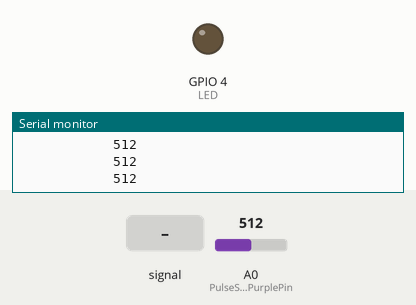
Bench run of a sketch on a simulated ESP8266 (NodeMCU). Parts: output pins drawn as LEDs (lit = HIGH), the last lines printed to the serial monitor. Dashed ring = blinking. Inputs (shaded band) come from the test bench; at power-on: A0 (PulseSensorPurplePin) = 512. WiFi joins after 1.5 s; servers stay silent unless stated; no MQTT or app messages arrive unless stated.

Above: at 2.7 s.
2.8 s: A0 (PulseSensorPurplePin) fed a 200 Hz sine of ±81 counts around its level
At 3.93 s:
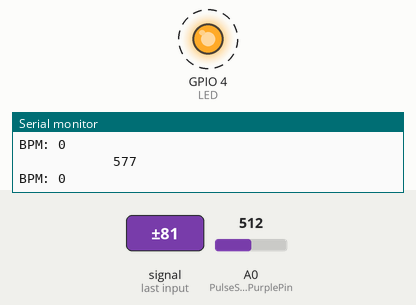
5.8 s: A0 (PulseSensorPurplePin) set to 716
7.3 s: A0 (PulseSensorPurplePin) set to 567
8.8 s: A0 (PulseSensorPurplePin) set to 538
At 9.6 s:
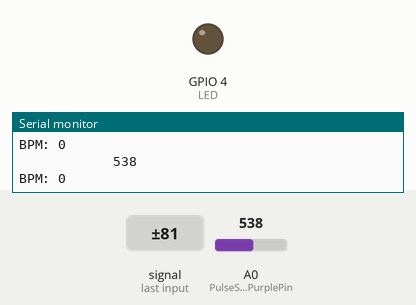
10.3 s: A0 (PulseSensorPurplePin) set to 560
At 11.0 s:
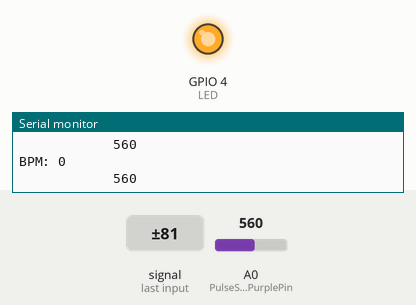
11.8 s: A0 (PulseSensorPurplePin) fed a 200 Hz sine of ±81 counts around its level
At 12.32 s:
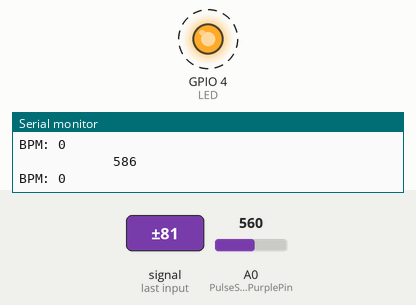
Timing chart, 0 to 15.8 s (numbered marks = the images above; inputs shaded):
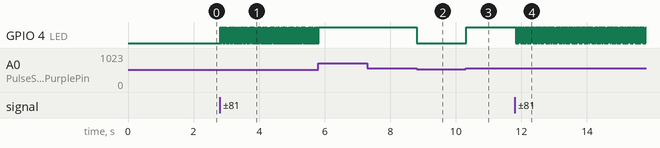

The sketch:

C_digo_Pulse_Sensor.ino
```cpp
#include <ESP8266WiFi.h>
#include <PubSubClient.h>


const int PulseSensorPurplePin = A0; // Sensor de pulso conectado ao pino A0 do ESP8266.
int LED = 4;   //  LED indicador de sinal
unsigned int loop_main = 0;

unsigned long time_anterior, time_atual, time_total;
char toggle = 0;

const char* SSID = " "; // Nome da rede.
const char* PASSWORD = " "; // Senha da rede.
const char* BROKER_MQTT = "broker.hivemq.com"; // Mediador entre ESP8266 e Smartphone.
const int BROKER_PORT = 1883;
const char* ID_MQTT = "PulseSensor";

char msg[32];

WiFiClient espClient;
PubSubClient mqtt(espClient);

int Signal; // Mantém os dados brutos de entrada. O valor do sinal pode variar de 0 a 1024.
int Threshold = 550; // Determina qual sinal "conta como uma batida" e qual deve ser ignorado.
double BPM;

void wifi_connect(void)
{
  // Conexão a rede Wi-Fi.
  Serial.println();
  Serial.print("Connecting to ");
  Serial.println(SSID);

  WiFi.begin(SSID, PASSWORD);

  while (WiFi.status() != WL_CONNECTED) {
    delay(500);
    Serial.print(".");
  }

  if(WiFi.status() != WL_CONNECTED)
  {
    Serial.println("WiFi not connected");
  }else
  {
    Serial.println("");
    Serial.println("WiFi connected");
    Serial.println("IP address: ");
    Serial.println(WiFi.localIP());
  }
}

void initMQTT(void)
{
    mqtt.setServer(BROKER_MQTT, BROKER_PORT);   //Informa qual broker e porta deve ser conectado.
    mqtt.setCallback(mqttCallback);            //Atribui função de callback (função chamada quando qualquer informação de um dos tópicos subescritos chega).
}

void connectMQTT(void)
{
    while (!mqtt.connected())
    {
        Serial.print("* Tentando se conectar ao Broker MQTT: ");
        Serial.println(BROKER_MQTT);
        if (mqtt.connect(ID_MQTT))
        {
            Serial.println("Conectado com sucesso ao broker MQTT!");
        }
        else
        {
            Serial.println("Falha ao reconectar no broker.");
            Serial.println("Havera nova tentativa de conexao em 2s");
            delay(2000);
        }
    }
}

void mqttCallback(char* topic, byte* payload, unsigned int length)
{
    char c;
    String msg;

    Serial.print("Message arrived [");
    Serial.print(topic);
    Serial.print("]: ");
    Serial.write(payload, length);
    Serial.println();

    //Obtem a string do payload recebido.
    for(int i = 0; i < length; i++)
    {
       c = (char)payload[i];
       msg += c;
    }

    //Avalia se a mensagem é para este NodeMCU.
    if (msg.equals("1"))
    {
      Serial.println("");
    }

    if (msg.equals("0"))
    {
      Serial.println("");
    }
}

void reconectWiFi()
{
    //Se já está conectado a rede WI-FI, nada é feito.
    //Caso contrário, são efetuadas tentativas de conexão.
    if (WiFi.status() == WL_CONNECTED)
        return;

    WiFi.begin(SSID, PASSWORD); // Conecta na rede WI-FI

    while (WiFi.status() != WL_CONNECTED)
    {
        delay(100);
        Serial.print(".");
    }

    Serial.println();
    Serial.print("Reconectado com sucesso na rede ");
    Serial.println(SSID);
    Serial.print("IP obtido: ");
    Serial.println(WiFi.localIP());
}

void checkConnections(void)
{
  if (!(WiFi.status() == WL_CONNECTED))
  {

    Serial.print("Lost WiFi!");

    reconectWiFi();
  }

  if(mqtt.connected())
  {
    Serial.print("            ");
    return;
  }
    else
        {
          Serial.println("Lost Server!");

          connectMQTT();
        }
}


void setup() {
  pinMode(LED,OUTPUT); // LED piscará de acordo com as batidas do coração.
  Serial.begin(115200);
  wifi_connect();
  initMQTT();
  connectMQTT();
}


void loop() {
checkConnections();
  Signal = analogRead(PulseSensorPurplePin);  // Lê o valor do pino analógico e atribua este valor à variável "Sinal".

   Serial.println(Signal);

   snprintf(msg, 8, "%3d", (int)Signal);
   mqtt.publish("/univap/proj/sinal", msg); // Publica o valor no subscrito.


   if(Signal > Threshold){   // Se o sinal estiver acima de "550", "ligará" o LED integrado ao ESP8266.
     digitalWrite(LED,HIGH);
     if(toggle)
     {
      time_anterior = time_atual;
      time_atual = millis();
     }
     toggle = 0;

   } else {
     digitalWrite(LED,LOW); //  Se o sinal estiver abaixo de "550", "desligará" o LED integrado ao ESP8266.
     toggle = 1;
   }

loop_main++;
if(loop_main > 200)
{

  if(time_atual > time_anterior) time_total = time_atual - time_anterior;
  if(time_anterior > time_atual) time_total = time_anterior - time_atual;

  BPM = (double)60000/time_total;
  if(BPM < 50.0 || BPM > 150) BPM = 0;
  Serial.print("BPM: ");
  Serial.println((int)BPM);
  snprintf(msg, 8, "%3d", (int)BPM);
  mqtt.publish("/univap/proj/pulse", msg);
  //Serial.print("Tempo1: ");
  //Serial.println(time_anterior);
  //Serial.print("Tempo2: ");
  //Serial.println(time_atual);
  //Serial.print("Tempo: ");
  //Serial.println(time_total);
}
delay(10);

mqtt.loop();
}
```

Measured:
- after the input at 2.8 s, GPIO 4 (LED): alternates HIGH for 0.01 s and LOW for 0.02 s, starting at once
- after the input at 5.8 s, GPIO 4 (LED): goes on until 5.8 s, then stays HIGH
- after the input at 8.8 s, GPIO 4 (LED): HIGH → LOW at once
- after the input at 10.3 s, GPIO 4 (LED): LOW → HIGH at once
- after the input at 11.8 s, GPIO 4 (LED): alternates HIGH for 0.02 s and LOW for 0.02 s, starting at once
